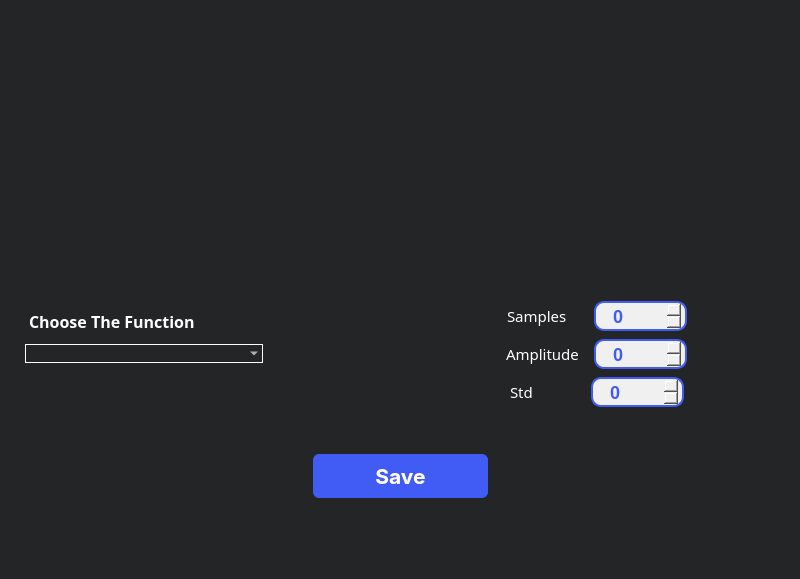
<?xml version="1.0" encoding="UTF-8"?>
<ui version="4.0">
 <class>MainWindow</class>
 <widget class="QMainWindow" name="MainWindow">
  <property name="geometry">
   <rect>
    <x>0</x>
    <y>0</y>
    <width>800</width>
    <height>579</height>
   </rect>
  </property>
  <property name="windowTitle">
   <string>MainWindow</string>
  </property>
  <property name="styleSheet">
   <string notr="true">background-color: #242526;
</string>
  </property>
  <widget class="QWidget" name="centralwidget">
   <layout class="QGridLayout" name="gridLayout">
    <item row="0" column="0">
     <layout class="QVBoxLayout" name="verticalLayout_3" stretch="4,0,1,1,0">
      <property name="topMargin">
       <number>30</number>
      </property>
      <item>
       <layout class="QHBoxLayout" name="horizontalLayout_3">
        <item>
         <widget class="PlotWidget" name="smoothingGraph1" native="true">
          <property name="styleSheet">
           <string notr="true">border-radius: 6px;
background: rgba(74, 74, 74, 0);</string>
          </property>
         </widget>
        </item>
       </layout>
      </item>
      <item>
       <spacer name="verticalSpacer_3">
        <property name="orientation">
         <enum>Qt::Vertical</enum>
        </property>
        <property name="sizeHint" stdset="0">
         <size>
          <width>20</width>
          <height>40</height>
         </size>
        </property>
       </spacer>
      </item>
      <item>
       <layout class="QHBoxLayout" name="horizontalLayout_2" stretch="1,1">
        <property name="spacing">
         <number>6</number>
        </property>
        <property name="topMargin">
         <number>30</number>
        </property>
        <property name="bottomMargin">
         <number>30</number>
        </property>
        <item>
         <layout class="QVBoxLayout" name="verticalLayout" stretch="0,0,0">
          <property name="spacing">
           <number>11</number>
          </property>
          <property name="leftMargin">
           <number>16</number>
          </property>
          <property name="rightMargin">
           <number>134</number>
          </property>
          <item>
           <widget class="QLabel" name="functionLabel">
            <property name="sizePolicy">
             <sizepolicy hsizetype="Preferred" vsizetype="Maximum">
              <horstretch>0</horstretch>
              <verstretch>0</verstretch>
             </sizepolicy>
            </property>
            <property name="font">
             <font>
              <family>Overpass SemiBold</family>
              <pointsize>12</pointsize>
              <bold>true</bold>
             </font>
            </property>
            <property name="styleSheet">
             <string notr="true">color:rgb(255, 255, 255);
background: rgba(74, 74, 74, 0);
margin-top: 10px;</string>
            </property>
            <property name="text">
             <string>Choose The Function</string>
            </property>
           </widget>
          </item>
          <item>
           <widget class="QComboBox" name="functionList">
            <property name="styleSheet">
             <string notr="true">QComboBox {
    font-family: &quot;Overpass&quot;;
    font-weight: 600; /* Semibold */
    font-size: 10pt; /* Adjust the font size as needed */
    color: white; /* Set the text color to white */
    border: 1px solid white; /* Set the border to 1px solid white */
background: rgba(74, 74, 74, 0);
	border-radius: 15px;
}

</string>
            </property>
           </widget>
          </item>
          <item>
           <spacer name="verticalSpacer_2">
            <property name="orientation">
             <enum>Qt::Vertical</enum>
            </property>
            <property name="sizeHint" stdset="0">
             <size>
              <width>20</width>
              <height>40</height>
             </size>
            </property>
           </spacer>
          </item>
         </layout>
        </item>
        <item>
         <layout class="QVBoxLayout" name="verticalLayout_2" stretch="0,0,0">
          <property name="spacing">
           <number>6</number>
          </property>
          <item>
           <layout class="QHBoxLayout" name="horizontalLayout_8">
            <item>
             <spacer name="horizontalSpacer_9">
              <property name="orientation">
               <enum>Qt::Horizontal</enum>
              </property>
              <property name="sizeHint" stdset="0">
               <size>
                <width>40</width>
                <height>20</height>
               </size>
              </property>
             </spacer>
            </item>
            <item>
             <widget class="QLabel" name="samples">
              <property name="sizePolicy">
               <sizepolicy hsizetype="Maximum" vsizetype="Maximum">
                <horstretch>0</horstretch>
                <verstretch>0</verstretch>
               </sizepolicy>
              </property>
              <property name="font">
               <font>
                <family>Overpass SemiBold</family>
                <pointsize>11</pointsize>
                <bold>false</bold>
               </font>
              </property>
              <property name="styleSheet">
               <string notr="true">color:white;
font-weight:10000px;
margin: 5px 0 ;</string>
              </property>
              <property name="text">
               <string>Samples   </string>
              </property>
             </widget>
            </item>
            <item>
             <widget class="QSpinBox" name="samplesSpinBox">
              <property name="enabled">
               <bool>true</bool>
              </property>
              <property name="styleSheet">
               <string notr="true">/* QSpinBox */
QSpinBox {
    background-color: #f0f0f0; /* Light background color */
    color: #405cf5; /* Dark text color */
    border: 2px solid #405cf5; /* Add a border for a modern look */
    border-radius: 10px; /* Slightly rounder corners */
    padding: 3px 8px; /* Increase padding for spacing */
	padding-left: 15px;
	margin: 0 5px;
    font-weight: bold;
    font-size: 18px; /* Adjust font size */
    text-align: center;
	height:20px; 
width: 50px;
}

/* QSpinBox Up Button (on the right) */
QSpinBox::up-button {
	
	image: url(Icons/plus-circle.png);
    border-radius: 50%; /* Round button corners */
    width: 25px;
    height: 25px;
    subcontrol-position: right; /* Place the up-button on the right */
}

/* QSpinBox Down Button (on the left) */
QSpinBox::down-button {
	
	image: url(Icons/minus-circle.png);
    border-radius: 5px; /* Round button corners */
    width: 25px;
    height: 25px;
    subcontrol-position: left; /* Place the down-button on the left */
}

QSpinBox::up-button:hover, QSpinBox::down-button:hover {
    background-color: #9fadfa; /* Change button color on hover */
	 border-radius: 10px;
}
</string>
              </property>
             </widget>
            </item>
            <item>
             <spacer name="horizontalSpacer_10">
              <property name="orientation">
               <enum>Qt::Horizontal</enum>
              </property>
              <property name="sizeHint" stdset="0">
               <size>
                <width>40</width>
                <height>20</height>
               </size>
              </property>
             </spacer>
            </item>
           </layout>
          </item>
          <item>
           <layout class="QHBoxLayout" name="horizontalLayout_6">
            <item>
             <spacer name="horizontalSpacer_5">
              <property name="orientation">
               <enum>Qt::Horizontal</enum>
              </property>
              <property name="sizeHint" stdset="0">
               <size>
                <width>40</width>
                <height>20</height>
               </size>
              </property>
             </spacer>
            </item>
            <item>
             <widget class="QLabel" name="Amplitude">
              <property name="sizePolicy">
               <sizepolicy hsizetype="Maximum" vsizetype="Maximum">
                <horstretch>0</horstretch>
                <verstretch>0</verstretch>
               </sizepolicy>
              </property>
              <property name="font">
               <font>
                <family>Overpass SemiBold</family>
                <pointsize>11</pointsize>
                <bold>false</bold>
               </font>
              </property>
              <property name="styleSheet">
               <string notr="true">color:white;
font-weight:10000px;
margin: 5px 0 ;</string>
              </property>
              <property name="text">
               <string>Amplitude</string>
              </property>
             </widget>
            </item>
            <item>
             <widget class="QSpinBox" name="ampSpinBox">
              <property name="enabled">
               <bool>true</bool>
              </property>
              <property name="styleSheet">
               <string notr="true">/* QSpinBox */
QSpinBox {
    background-color: #f0f0f0; /* Light background color */
    color: #405cf5; /* Dark text color */
    border: 2px solid #405cf5; /* Add a border for a modern look */
    border-radius: 10px; /* Slightly rounder corners */
    padding: 3px 8px; /* Increase padding for spacing */
	padding-left: 15px;
	margin: 0 5px;
    font-weight: bold;
    font-size: 18px; /* Adjust font size */
    text-align: center;
	height:20px; 
width: 50px;
}

/* QSpinBox Up Button (on the right) */
QSpinBox::up-button {
	
	image: url(Icons/plus-circle.png);
    border-radius: 50%; /* Round button corners */
    width: 25px;
    height: 25px;
    subcontrol-position: right; /* Place the up-button on the right */
}

/* QSpinBox Down Button (on the left) */
QSpinBox::down-button {
	
	image: url(Icons/minus-circle.png);
    border-radius: 5px; /* Round button corners */
    width: 25px;
    height: 25px;
    subcontrol-position: left; /* Place the down-button on the left */
}

QSpinBox::up-button:hover, QSpinBox::down-button:hover {
    background-color: #9fadfa; /* Change button color on hover */
	 border-radius: 10px;
}
</string>
              </property>
             </widget>
            </item>
            <item>
             <spacer name="horizontalSpacer_2">
              <property name="orientation">
               <enum>Qt::Horizontal</enum>
              </property>
              <property name="sizeHint" stdset="0">
               <size>
                <width>40</width>
                <height>20</height>
               </size>
              </property>
             </spacer>
            </item>
           </layout>
          </item>
          <item>
           <layout class="QHBoxLayout" name="horizontalLayout_7">
            <property name="spacing">
             <number>33</number>
            </property>
            <item>
             <spacer name="horizontalSpacer_6">
              <property name="orientation">
               <enum>Qt::Horizontal</enum>
              </property>
              <property name="sizeHint" stdset="0">
               <size>
                <width>40</width>
                <height>20</height>
               </size>
              </property>
             </spacer>
            </item>
            <item>
             <widget class="QLabel" name="std">
              <property name="sizePolicy">
               <sizepolicy hsizetype="Maximum" vsizetype="Maximum">
                <horstretch>0</horstretch>
                <verstretch>0</verstretch>
               </sizepolicy>
              </property>
              <property name="font">
               <font>
                <family>Overpass SemiBold</family>
                <pointsize>11</pointsize>
                <bold>false</bold>
               </font>
              </property>
              <property name="styleSheet">
               <string notr="true">color:white;
font-weight:10000px;
margin: 5px 0 ;</string>
              </property>
              <property name="text">
               <string>Std    </string>
              </property>
             </widget>
            </item>
            <item>
             <widget class="QSpinBox" name="stdSpinBox">
              <property name="enabled">
               <bool>true</bool>
              </property>
              <property name="styleSheet">
               <string notr="true">/* QSpinBox */
QSpinBox {
    background-color: #f0f0f0; /* Light background color */
    color: #405cf5; /* Dark text color */
    border: 2px solid #405cf5; /* Add a border for a modern look */
    border-radius: 10px; /* Slightly rounder corners */
    padding: 3px 8px; /* Increase padding for spacing */
	padding-left: 15px;
	margin: 0 5px;
    font-weight: bold;
    font-size: 18px; /* Adjust font size */
    text-align: center;
	height:20px; 
width: 50px;
}

/* QSpinBox Up Button (on the right) */
QSpinBox::up-button {
	
	image: url(Icons/plus-circle.png);
    border-radius: 50%; /* Round button corners */
    width: 25px;
    height: 25px;
    subcontrol-position: right; /* Place the up-button on the right */
}

/* QSpinBox Down Button (on the left) */
QSpinBox::down-button {
	
	image: url(Icons/minus-circle.png);
    border-radius: 5px; /* Round button corners */
    width: 25px;
    height: 25px;
    subcontrol-position: left; /* Place the down-button on the left */
}

QSpinBox::up-button:hover, QSpinBox::down-button:hover {
    background-color: #9fadfa; /* Change button color on hover */
	 border-radius: 10px;
}
</string>
              </property>
             </widget>
            </item>
            <item>
             <spacer name="horizontalSpacer_3">
              <property name="orientation">
               <enum>Qt::Horizontal</enum>
              </property>
              <property name="sizeHint" stdset="0">
               <size>
                <width>40</width>
                <height>20</height>
               </size>
              </property>
             </spacer>
            </item>
           </layout>
          </item>
         </layout>
        </item>
       </layout>
      </item>
      <item>
       <layout class="QHBoxLayout" name="horizontalLayout_4">
        <item>
         <spacer name="horizontalSpacer_7">
          <property name="orientation">
           <enum>Qt::Horizontal</enum>
          </property>
          <property name="sizeHint" stdset="0">
           <size>
            <width>40</width>
            <height>20</height>
           </size>
          </property>
         </spacer>
        </item>
        <item>
         <widget class="QPushButton" name="save">
          <property name="sizePolicy">
           <sizepolicy hsizetype="Minimum" vsizetype="Fixed">
            <horstretch>0</horstretch>
            <verstretch>0</verstretch>
           </sizepolicy>
          </property>
          <property name="font">
           <font>
            <family>-apple-system</family>
            <pointsize>16</pointsize>
            <bold>true</bold>
           </font>
          </property>
          <property name="autoFillBackground">
           <bool>false</bool>
          </property>
          <property name="styleSheet">
           <string notr="true">QPushButton{
  appearance: button;
  backface-visibility: hidden;
  background-color: #405cf5;
  border-radius: 6px;
  border-width: 0;
  box-shadow: rgba(50, 50, 93, .1) 0 0 0 1px inset,rgba(50, 50, 93, .1) 0 2px 5px 0,rgba(0, 0, 0, .07) 0 1px 1px 0;
  box-sizing: border-box;
  color: #fff;
  cursor: pointer;
  font-family: -apple-system,system-ui,&quot;Segoe UI&quot;,Roboto,&quot;Helvetica Neue&quot;,Ubuntu,sans-serif;
  font-size: 100%;
  height: 44px;
  line-height: 1.15;
 margin: 10px 10px;
  outline: none;
  overflow: hidden;
  padding: 0 10px;
  position: relative;
  text-align: center;
  text-transform: none;
  transform: translateZ(0);
  transition: all .2s,box-shadow .08s ease-in;
  touch-action: manipulation;
  width:155px;
}
QPushButton:hover{
background-color: #283999;
}
QPushButton:pressed{
background-color: #1c2973;
}
</string>
          </property>
          <property name="text">
           <string>Save</string>
          </property>
          <property name="iconSize">
           <size>
            <width>25</width>
            <height>25</height>
           </size>
          </property>
          <property name="autoDefault">
           <bool>false</bool>
          </property>
          <property name="default">
           <bool>false</bool>
          </property>
         </widget>
        </item>
        <item>
         <spacer name="horizontalSpacer_8">
          <property name="orientation">
           <enum>Qt::Horizontal</enum>
          </property>
          <property name="sizeHint" stdset="0">
           <size>
            <width>40</width>
            <height>20</height>
           </size>
          </property>
         </spacer>
        </item>
       </layout>
      </item>
      <item>
       <spacer name="verticalSpacer">
        <property name="orientation">
         <enum>Qt::Vertical</enum>
        </property>
        <property name="sizeHint" stdset="0">
         <size>
          <width>20</width>
          <height>40</height>
         </size>
        </property>
       </spacer>
      </item>
     </layout>
    </item>
   </layout>
  </widget>
  <widget class="QMenuBar" name="menubar">
   <property name="geometry">
    <rect>
     <x>0</x>
     <y>0</y>
     <width>800</width>
     <height>22</height>
    </rect>
   </property>
  </widget>
  <widget class="QStatusBar" name="statusbar"/>
 </widget>
 <customwidgets>
  <customwidget>
   <class>PlotWidget</class>
   <extends>QWidget</extends>
   <header>pyqtgraph</header>
   <container>1</container>
  </customwidget>
 </customwidgets>
 <resources/>
 <connections/>
</ui>
